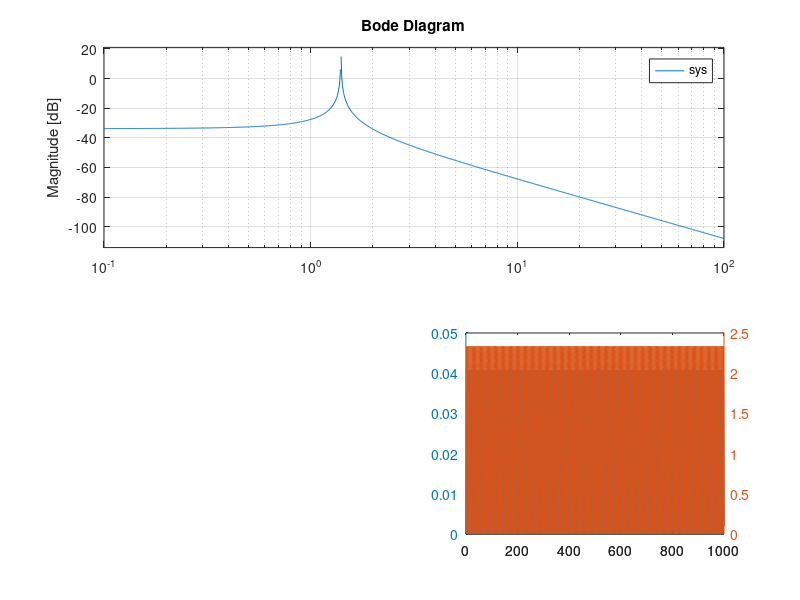

Reproduce this figure in MATLAB. (Note: this script raises an error after producing the figure.)
s=tf('s');
m=1;
l=5;
l1=10;
g=9.81;
sys=(1/(m*l^2))/(s^2+g/l);
sys1=(1/(m*l1^2))/(s^2+g/l1);
time = 1000
t=0:0.1:time;
y1=step(sys,t);
y2=step(sys1,t);
%% FIGURES
figure(1)
subplot(2,2,1)
plot(t,y1*57.3,'k-o')
hold on
plot(t,y2*57.3,'k--')
legend('angle [\Theta]','angle 2 [\Theta]')
title('Angle')
ylabel('Angle [\circ]')
xlabel('Time [s]')
axis([0 10 0 2.5])
grid minor
hold off
subplot(2,2,2)
pzmap(sys)
subplot(2,2,3)
bode(sys)
subplot(2,2,4)
plotyy(t,y1,t,y1*57.3)

%% EXPORT TO SIMULINK

[numer,denum] = tfdata(sys);

sim FirstTries.slx
plot(simout.Data)

%%
u=[1:0.1:100]
u=rand(1,10001);
lsim(sys,u,t)